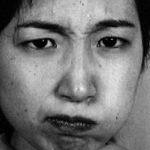
%> input picture images/im0002.tif, 150 x 150 px
$ octave --eval "result = desc_GDP(imread('../images/im0002.tif'));"   (GNU Octave 9; MATLAB toolbox functions it lacks are replaced by stand-ins)
%> lines starting %> are read from the running program, lines starting %| are printed output that depends on the picture
function [ GDP_hist, varargout ] = desc_GDP( img, varargin )
    % DESC_GDP applies Gradient Directional Pattern
    %
    % INPUT:
    %   img - the region that the descriptor would be applied
    %   options -
    %               mask - sobel or prewitt
    %               t - threshold value
    %               gridHist - [numRow, numCol]
    %                           or num (scalar) if numRow == numCol
    %               mode - 'nh' for normalized hist
    %
    % OUTPUT:
    %   GDP_hist - feature histogram
    %   imgDesc - descriptor image
    %
    % ABOUT
    % Created:      9.4.2017
    % Last Update:  5.8.2018
    % Version:      1.0
    %
    % WHEN PUBLISHING A PAPER AS A RESULT OF RESEARCH CONDUCTED BY USING THIS CODE
    % OR ANY PART OF IT, MAKE A REFERENCE TO THE FOLLOWING PUBLICATIONS:
    %
    %   Cigdem Turan and Kin-Man Lam, “Histogram-based Local Descriptors for Facial
    %   Expression Recognition (FER): A comprehensive Study,” Journal of Visual
    %   Communication and Image Representation, 2018. doi: 10.1016/j.jvcir.2018.05.024
    %
    %
    % Copyright (c) 2018 Cigdem Turan
    % Department of Electronic and Information Engineering,
    % The Hong Kong Polytechnic University
    %
    % Permission is hereby granted, free of charge, to any person obtaining a copy
    % of this software and associated documentation files, to deal
    % in the Software without restriction, subject to the following conditions:
    %
    % The above copyright notice and this permission notice shall be included in
    % all copies or substantial portions of the Software.
    %
    % The Software is provided "as is", without warranty of any kind.
    %
    % August 2018

    img = double(img);

    if nargin == 2
        options = varargin{1};
    else
        options = struct;
    end

    if isfield(options,'gridHist') && length(options.gridHist) == 2
        rowNum = options.gridHist(1);
        colNum = options.gridHist(2);
    elseif isfield(options,'gridHist') && length(options.gridHist) == 1
        rowNum = options.gridHist;
        colNum = options.gridHist;
    else
        rowNum = 1;
        colNum = 1;
    end

    if ~isfield(options,'mask')
        options.mask = 'sobel';
        t = 22.5;%5; %default
    elseif strcmp(options.mask,'sobel') && ~isfield(options,'t')
        t = 22.5;%5; %default
    elseif strcmp(options.mask,'prewitt') && ~isfield(options,'t')
        t = 330;%5; %default
    else
        t = options.t;
    end

    EPSILON = 0.0000001;
    PI = 3.141592653589;

    if strcmp(options.mask,'sobel')
        maskA = [-1,-2,-1;0,0,0;1,2,1];
        maskB = [-1,0,1;-2,0,2;-1,0,1];
        link = [1,2;1,1;2,1;3,1;3,2;3,3;2,3;1,3];
    elseif strcmp(options.mask,'prewitt')
        maskA = [1,1,1;0,0,0;-1,-1,-1];
        maskB = [1,0,-1;1,0,-1;1,0,-1];
        link = [3,1;3,2;3,3;2,3;1,3;1,2;1,1;2,1];
    end

    Gx = conv2(img,maskA,'same');
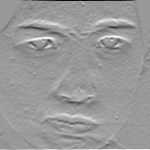
%> Gx: size 150x150 double; min -820, max 544, mean 0.9; drawn with min black and max white
    Gy = conv2(img,maskB,'same');
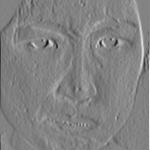
%> Gy: size 150x150 double; min -674, max 636, mean -1.5; drawn with min black and max white
    angles = atan(Gy./ (Gx + EPSILON));
    angles = angles * 180/PI + 90; %scaled to degree from radian
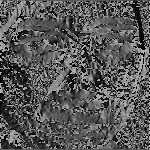
%> angles: size 150x150 double; min 2.2e-08, max 180, mean 88.1
    img = angles;

    x_c = img(2:end-1,2:end-1);
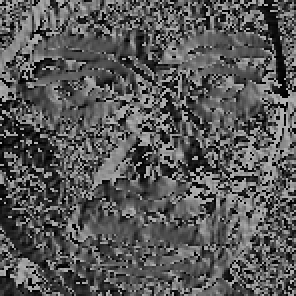
%> x_c: size 148x148 double (shown 2 times larger); min 4.41e-08, max 180, mean 88
    [rSize, cSize] = size(x_c);
%> rSize = 148; cSize = 148
    GDPdecimal = zeros(rSize,cSize);
    for n = 1 : size(link,1)
        corner = link(n,:);
        x_i = img(corner(1):corner(1)+rSize-1,corner(2):corner(2)+cSize-1);
        GDPdecimal = GDPdecimal + double(((x_i - x_c) <= t) & ((x_i - x_c) >= -t)) .* 2^(8-n);
    end
%> this loop made 8 passes
%> pass 1, in desc_GDP, `x_i = img(corner(1):corner(1)+rSize-1,corner(2):corner(2)+cSize-1);`:
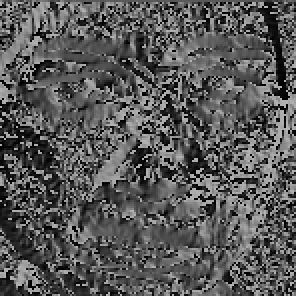
%> x_i: size 148x148 double (shown 2 times larger); min 4.41e-08, max 180, mean 88.1
%> pass 1, in desc_GDP, `GDPdecimal = GDPdecimal + double(((x_i - x_c) <= t) & ((x_i - x_c) >= ..`:
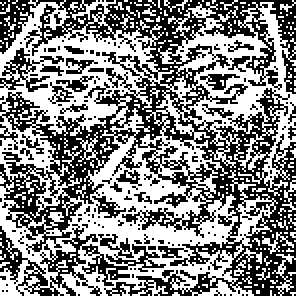
%> GDPdecimal: size 148x148 double (shown 2 times larger); values 0 (black) and 128 (white), 52.2% white; black in thin lines or dots
%> after the loop:
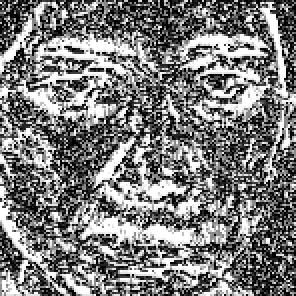
%> GDPdecimal: size 148x148 double (shown 2 times larger); min 0, max 255, mean 124
%     subplot(121); imshow(uint8(GDPdecimal));

    if strcmp(options.mask,'prewitt')
        mapping = getmapping(8,'u2');
        for r = 1 : size(GDPdecimal,1)
            for c = 1 : size(GDPdecimal,2)
                GDPdecimal(r,c) = mapping.table(GDPdecimal(r,c)+1);
            end
        end
        binNum = mapping.num;
    else
        binNum = 256;
    end

    imgDesc = GDPdecimal;
    options.binVec = 0:(binNum-1);

    if nargout == 2
        varargout{1} = imgDesc;
    end

    if rowNum == 1 && colNum == 1
        GDP_hist = hist(imgDesc(:),options.binVec);
%> GDP_hist = 256 values, max 1674 at index 256, min 1 at index 94, mean 85.56
%> `result = desc_GDP(imread('../images/im0002.tif'));`: result has the same summary as GDP_hist in desc_GDP
        if isfield(options,'mode') && strcmp(options.mode,'nh')
            GDP_hist = GDP_hist ./ sum(GDP_hist);
        end
    else
        GDP_hist = ct_gridHist(imgDesc, rowNum, colNum, options);
    end
end

$ run again, on images/im0006.tif
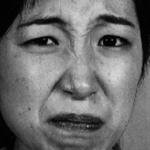
%> input picture images/im0006.tif, 150 x 150 px
%> the loop in desc_GDP, `for n = 1 : size(link,1)` made 8 passes
%> pass 1, in desc_GDP, `GDPdecimal = GDPdecimal + double(((x_i - x_c) <= t) & ((x_i - x_c) >= ..`:
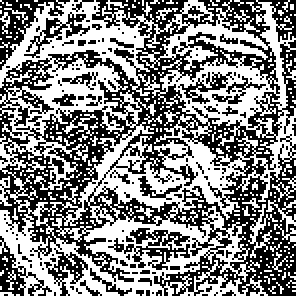
%> GDPdecimal: size 148x148 double (shown 2 times larger); values 0 (black) and 128 (white), 51.7% white; black in thin lines or dots
%> after the loop in desc_GDP, `for n = 1 : size(link,1)`:
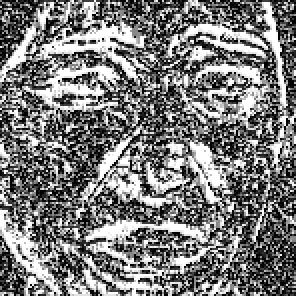
%> GDPdecimal: size 148x148 double (shown 2 times larger); min 0, max 255, mean 123.5
%> GDP_hist = 256 values, max 1725 at index 256, min 1 at index 118, mean 85.56
%> result has the same summary as GDP_hist in desc_GDP
